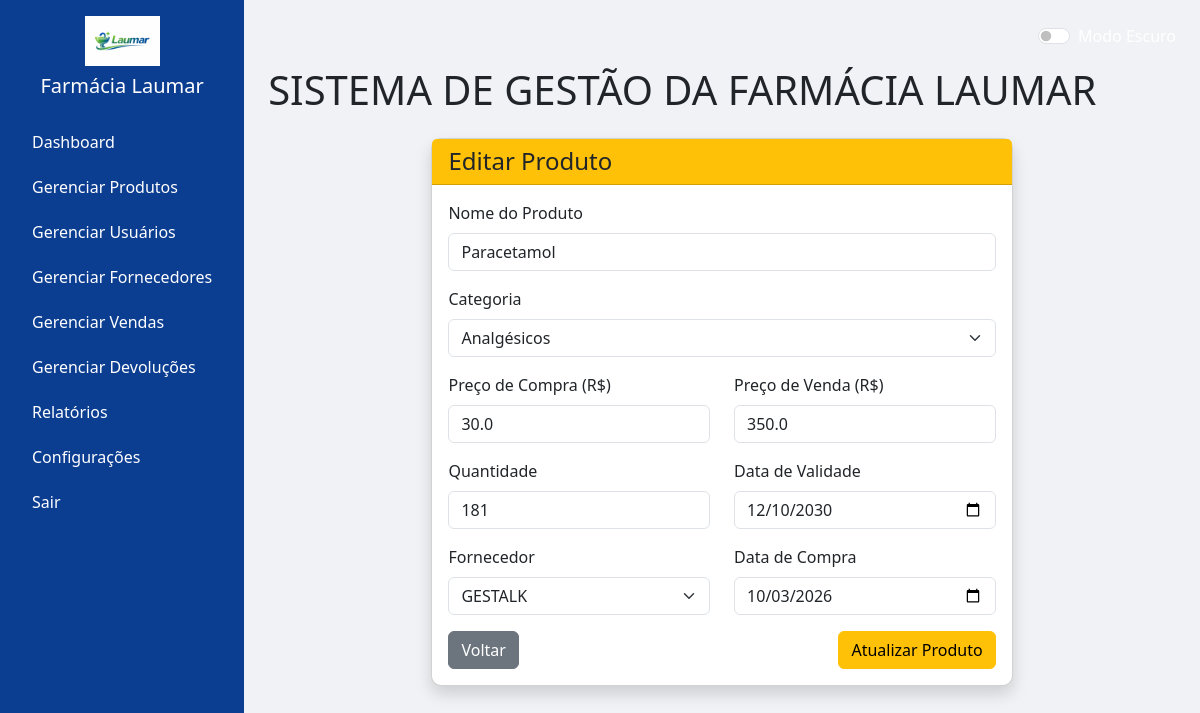
/produtos/editar/2 (signed in), run on an earlier commit of the app's database.
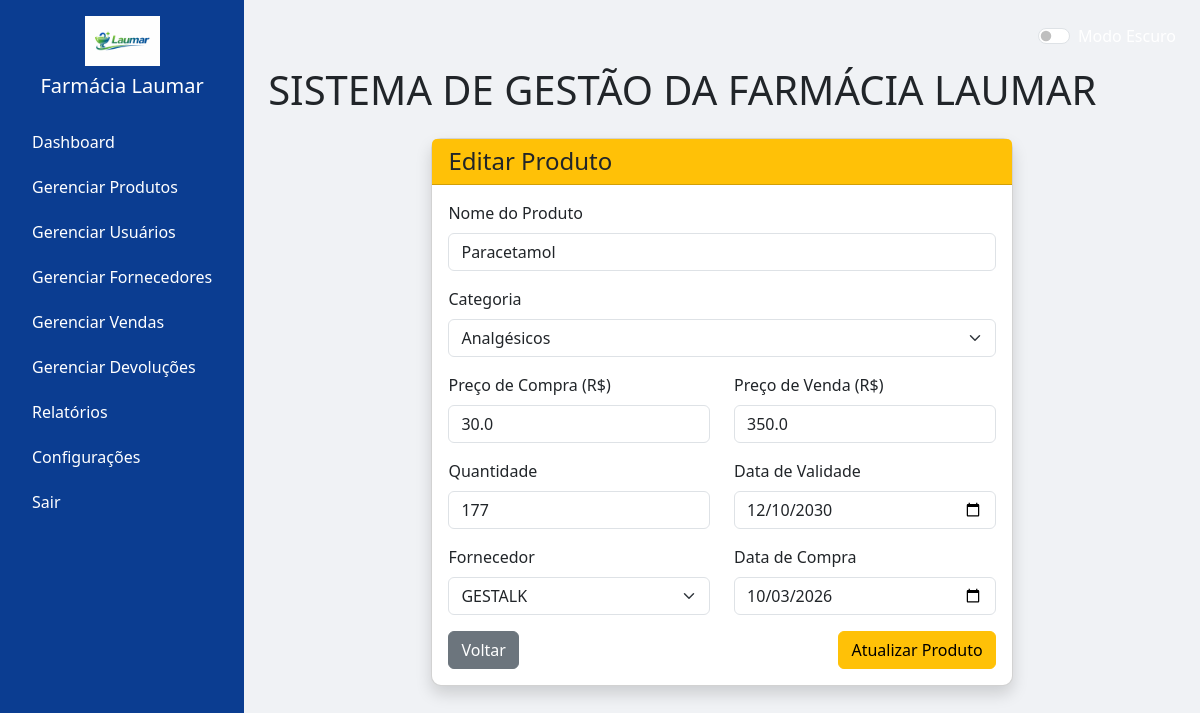
And on a later commit of the database.
### models.py (models this page shows, shortened)
class Produto(db.Model):
    __tablename__ = 'produtos'
    id = db.Column(db.Integer, primary_key=True)
    nome = db.Column(db.String(200), nullable=False)
    categoria = db.Column(db.String(150), nullable=False)
    preco_compra = db.Column(db.Float, nullable=False)
    preco_venda = db.Column(db.Float, nullable=False)
    quantidade = db.Column(db.Integer, nullable=False)
    validade = db.Column(db.Date, nullable=False)
    fornecedor_id = db.Column(db.Integer, db.ForeignKey('fornecedores.id'), nullable=False)
    data_compra = db.Column(db.Date, nullable=False)
    fornecedor = db.relationship('Fornecedor', backref='produtos')

class Fornecedor(db.Model):
    __tablename__ = 'fornecedores'
    id = db.Column(db.Integer, primary_key=True)
    nome = db.Column(db.String(200), nullable=False)
    contato = db.Column(db.String(150), nullable=True)
    telefone = db.Column(db.String(50), nullable=True)
    email = db.Column(db.String(150), nullable=True)
    endereco = db.Column(db.String(250), nullable=True)

### produtos_blueprint.py (the view, shortened to what this page needs)
@produtos_bp.route('/editar/<int:id>', methods=['GET', 'POST'])
def editar_produto(id):
    if current_user.tipo != 'Admin':
        flash('Acesso negado.', 'danger')
        return redirect(url_for('produtos_bp.listar_produtos'))
    produto = Produto.query.get_or_404(id)
    fornecedores = Fornecedor.query.all()
    return render_template('editar_produto.html', produto=produto, fornecedores=fornecedores)

### app.py (called while the page is built)
@login_manager.user_loader
def load_user(user_id):
    return db.session.get(Usuario, int(user_id))

### templates/produtos/editar_produto.html (shortened to what the changed rows need)
{% extends "base.html" %}
{% block content %}
<div class="container">
    <div class="row justify-content-center">
        <div class="col-md-8">
            <div class="card shadow">
                <div class="card-body">
                    <form method="POST" action="{{ url_for('produtos_bp.editar_produto', id=produto.id) }}">
                        <div class="mb-3">
                            <label for="nome" class="form-label">Nome do Produto</label>
                            <input type="text" id="nome" name="nome" class="form-control" value="{{ produto.nome }}" required>
                        </div>
                        <div class="mb-3">
                            <label for="categoria" class="form-label">Categoria</label>
                            <select name="categoria" id="categoria" class="form-select" required>
                                <option value="Analgésicos" {% if produto.categoria == 'Analgésicos' %}selected{% endif %}>Analgésicos</option>
                            </select>
                        </div>
                        <div class="row">
                            <div class="col-md-6">
                                <div class="mb-3">
                                    <label for="preco_compra" class="form-label">Preço de Compra (R$)</label>
                                    <input type="number" step="0.01" name="preco_compra" id="preco_compra" class="form-control" value="{{ produto.preco_compra }}" required>
                                </div>
                            </div>
                            <div class="col-md-6">
                                <div class="mb-3">
                                    <label for="preco_venda" class="form-label">Preço de Venda (R$)</label>
                                    <input type="number" step="0.01" name="preco_venda" id="preco_venda" class="form-control" value="{{ produto.preco_venda }}" required>
                                </div>
                            </div>
                        </div>
                        <div class="row">
                            <div class="col-md-6">
                                <div class="mb-3">
                                    <label for="quantidade" class="form-label">Quantidade</label>
                                    <input type="number" name="quantidade" id="quantidade" class="form-control" value="{{ produto.quantidade }}" required>
                                </div>
                            </div>
                            <div class="col-md-6">
                                <div class="mb-3">
                                    <label for="validade" class="form-label">Data de Validade</label>
                                    <input type="date" name="validade" id="validade" class="form-control" value="{{ produto.validade.strftime('%Y-%m-%d') if produto.validade else '' }}" required>
                                </div>
                            </div>
                        </div>
                        <div class="row">
                            <div class="col-md-6">
                                <div class="mb-3">
                                    <label for="fornecedor_id" class="form-label">Fornecedor</label>
                                    <select name="fornecedor_id" id="fornecedor_id" class="form-select" required>
                                        {% for fornecedor in fornecedores %}
                                        <option value="{{ fornecedor.id }}" {% if produto.fornecedor_id == fornecedor.id %}selected{% endif %}>{{ fornecedor.nome }}</option>
                                        {% endfor %}
                                    </select>
                                </div>
                            </div>
                            <div class="col-md-6">
                                <div class="mb-3">
                                    <label for="data_compra" class="form-label">Data de Compra</label>
                                    <input type="date" name="data_compra" id="data_compra" class="form-control" value="{{ produto.data_compra.strftime('%Y-%m-%d') if produto.data_compra else '' }}" required>
                                </div>
                            </div>
                        </div>
                    </form>
                </div>
            </div>
        </div>
    </div>
</div>
{% endblock %}

What changed in the data, as far as the page shows it:
changed Produto "Paracetamol": quantidade "181" → "177"
